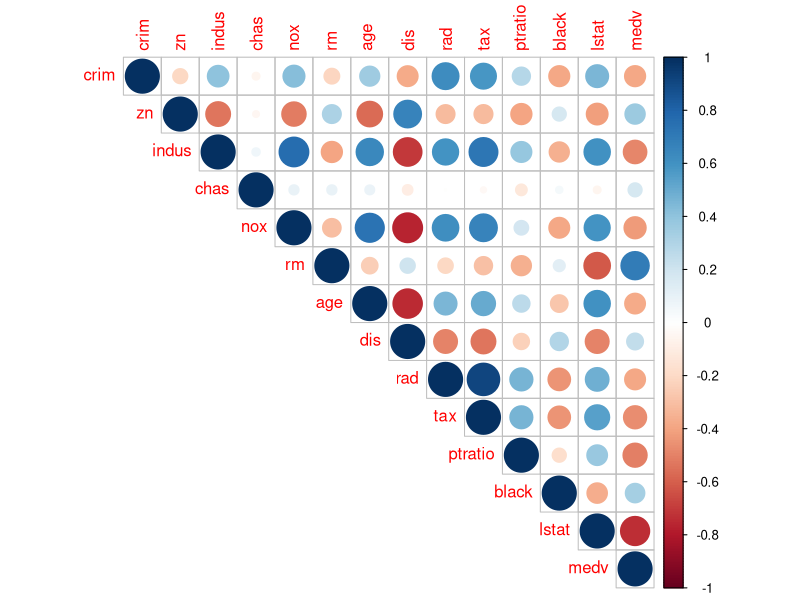
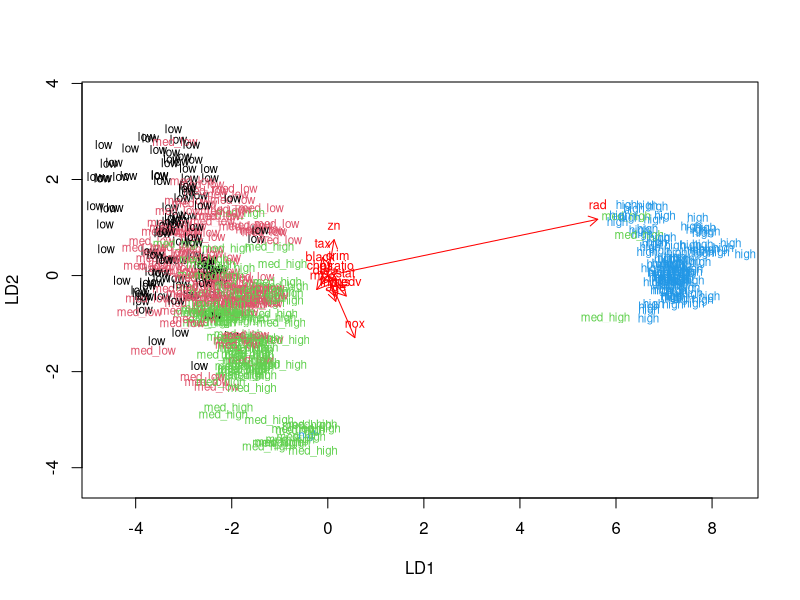
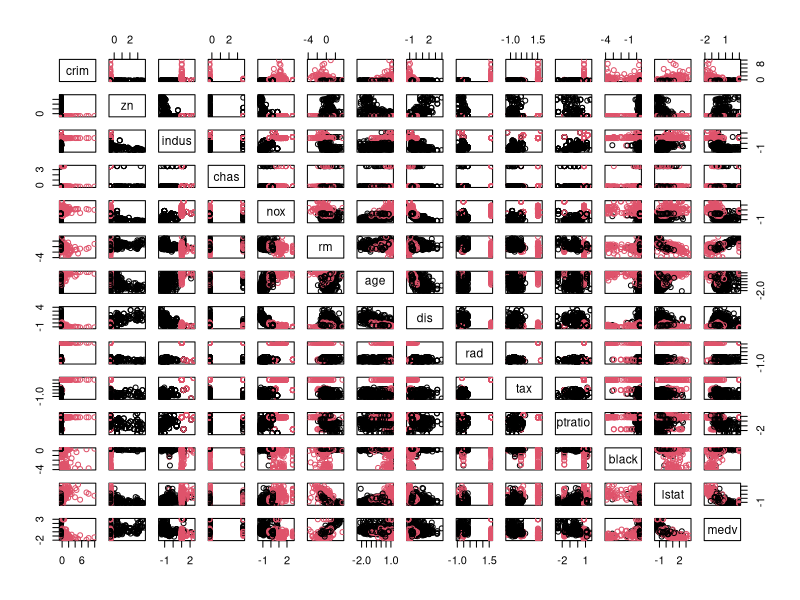

Write the R code that produced these figures, in order.
## ---- chunk 1
library(MASS)
library(corrplot)
## ---- chunk 2
data("Boston")
## ---- chunk 3
str(Boston)
dim(Boston)
## ---- chunk 4
cor_matrix<-cor(Boston)
corrplot(cor_matrix,type="upper")
## ---- chunk 5
boston_scaled <- scale(Boston)
summary(boston_scaled)
summary(Boston)
## ---- chunk 6
bins <- quantile(boston_scaled[,1])

# create a categorical variable 'crime'
crime <- cut(boston_scaled[,1], breaks = bins, include.lowest = TRUE, label=c("low","med_low","med_high","high"))

# look at the table of the new factor crime
table(crime)

# add the new categorical value to scaled data
boston_scaled <- data.frame(boston_scaled, crime)

# number of rows in the Boston dataset 
n <- nrow(boston_scaled)

# choose randomly 80% of the rows
ind <- sample(n,  size = n * 0.8)

# create train set
train <- boston_scaled[ind,]

# create test set 
test <- boston_scaled[-ind,]

# save the correct classes from test data
correct_classes <- test$crime

# remove the crime variable from test data
test <- dplyr::select(test, -crime)

str(train)
str(test)
## ---- chunk 7
# linear discriminant analysis
lda.fit <- lda(crime~., data = train)

# print the lda.fit object
lda.fit

# the function for lda biplot arrows
lda.arrows <- function(x, myscale = 1, arrow_heads = 0.1, color = "red", tex = 0.75, choices = c(1,2)){
  heads <- coef(x)
  arrows(x0 = 0, y0 = 0, 
         x1 = myscale * heads[,choices[1]], 
         y1 = myscale * heads[,choices[2]], col=color, length = arrow_heads)
  text(myscale * heads[,choices], labels = row.names(heads), 
       cex = tex, col=color, pos=3)
}

# target classes as numeric
classes <- as.numeric(train$crime)

# plot the lda results
plot(lda.fit, dimen = 2, col=classes,pch=classes)
lda.arrows(lda.fit, myscale = 1.5)


# predict classes with test data
lda.pred <- predict(lda.fit, newdata = test)

# cross tabulate the results
table(correct = correct_classes, predicted = lda.pred$class)

## ---- chunk 8
boston_scaled2 <- scale(Boston)
summary(boston_scaled2)

# euclidean distance matrix
dist_eu <- dist(boston_scaled2,method="euclidean")

# look at the summary of the distances
summary(dist_eu)

# calculate the total within sum of squares
twcss <- sapply(1:10, function(k){kmeans(boston_scaled2, k)$tot.withinss})

## ---- chunk 9

# k-means clustering
km <-kmeans(boston_scaled2, centers = 2)

# plot the Boston dataset with clusters
pairs(boston_scaled2, col = km$cluster)
